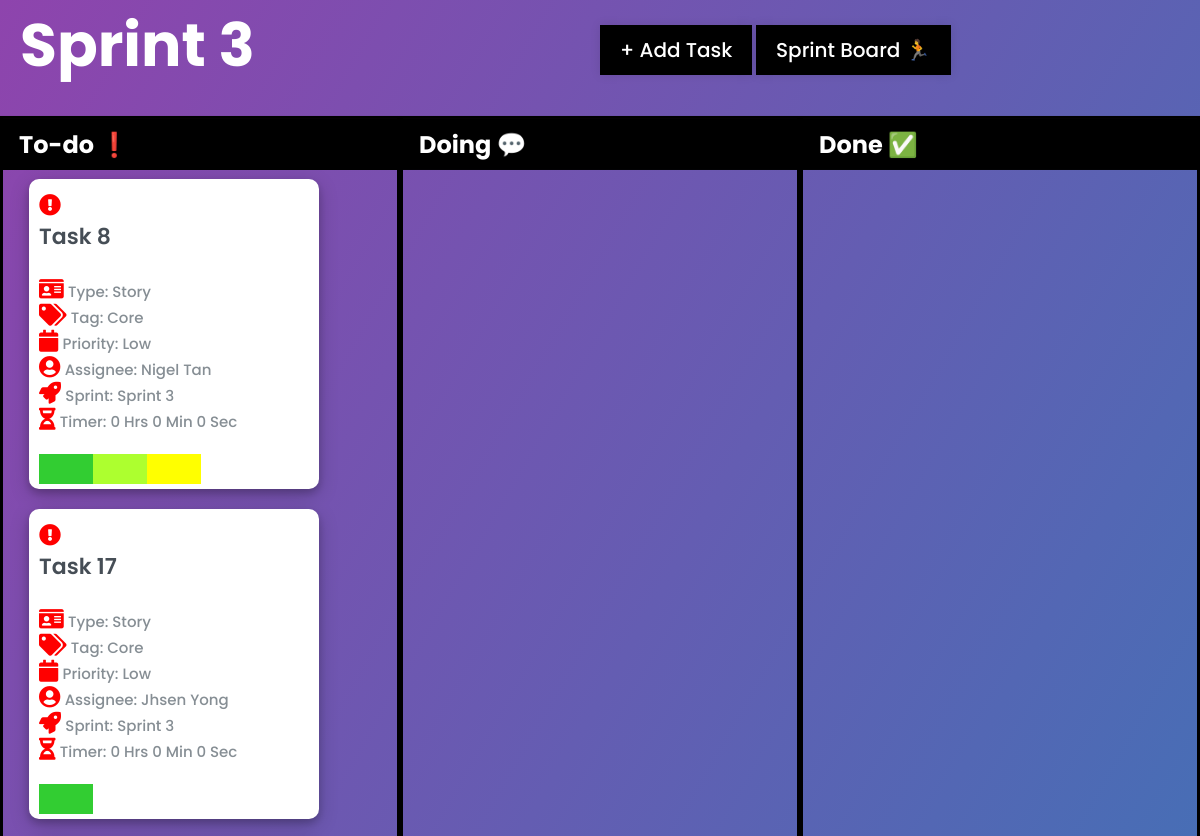
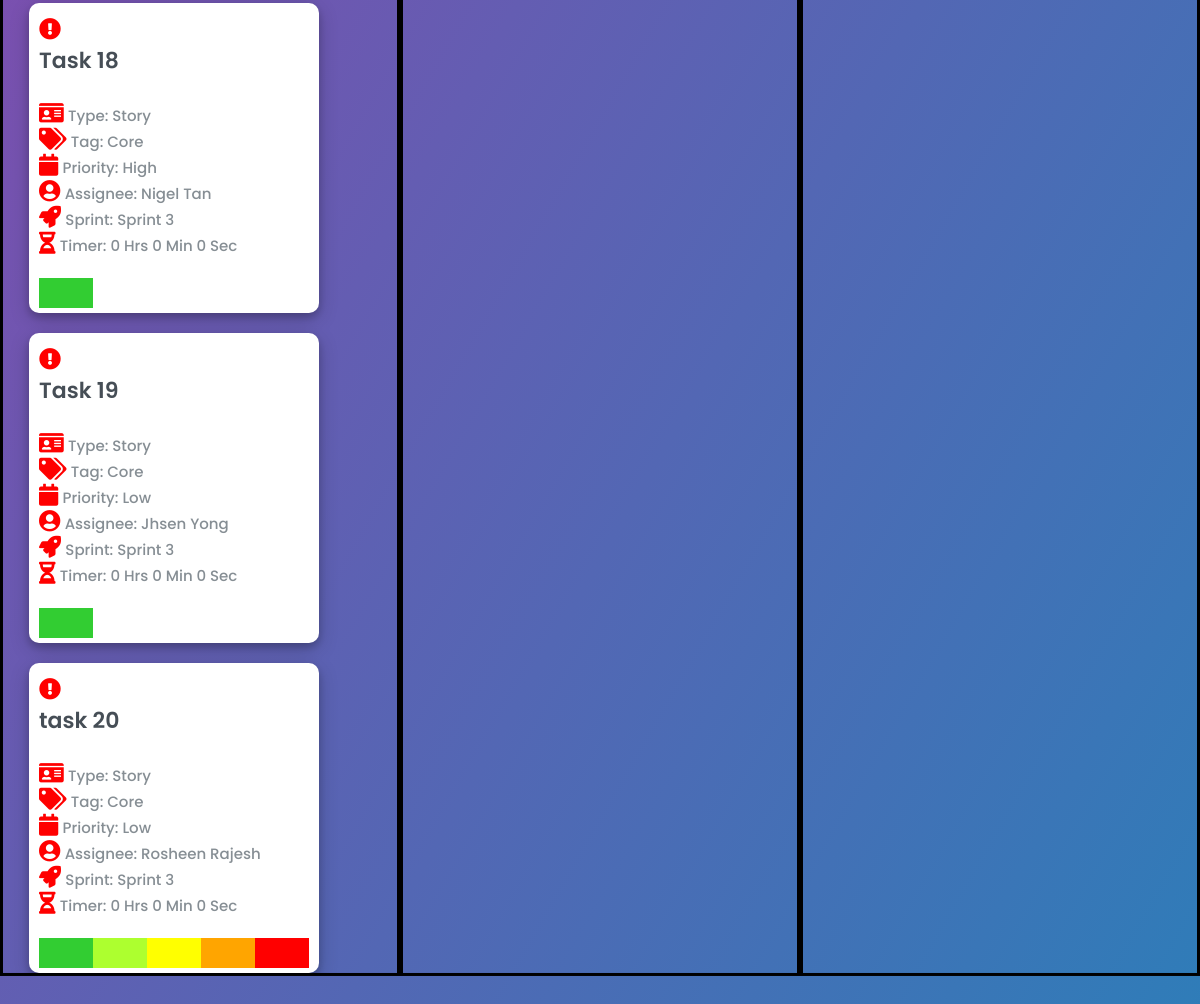
The page /kanban/5 on the database as committed earlier (2 pictures, top to bottom).
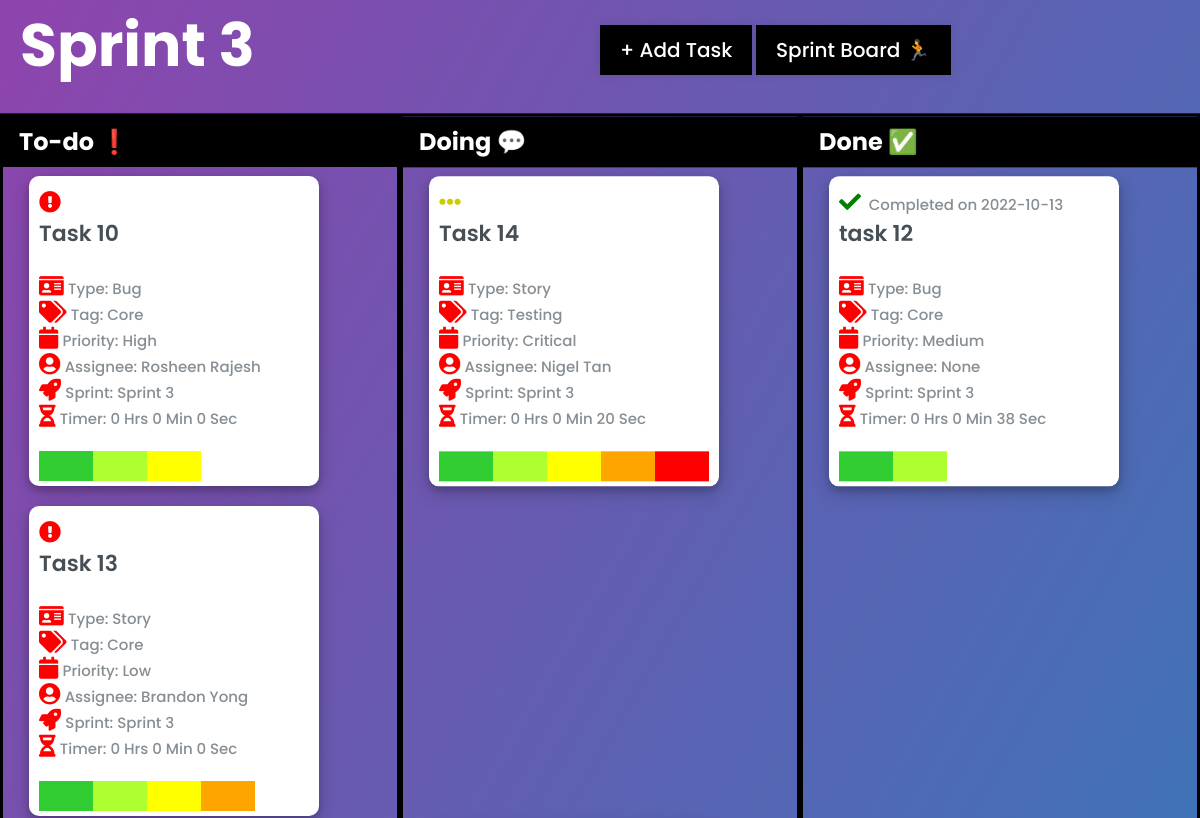
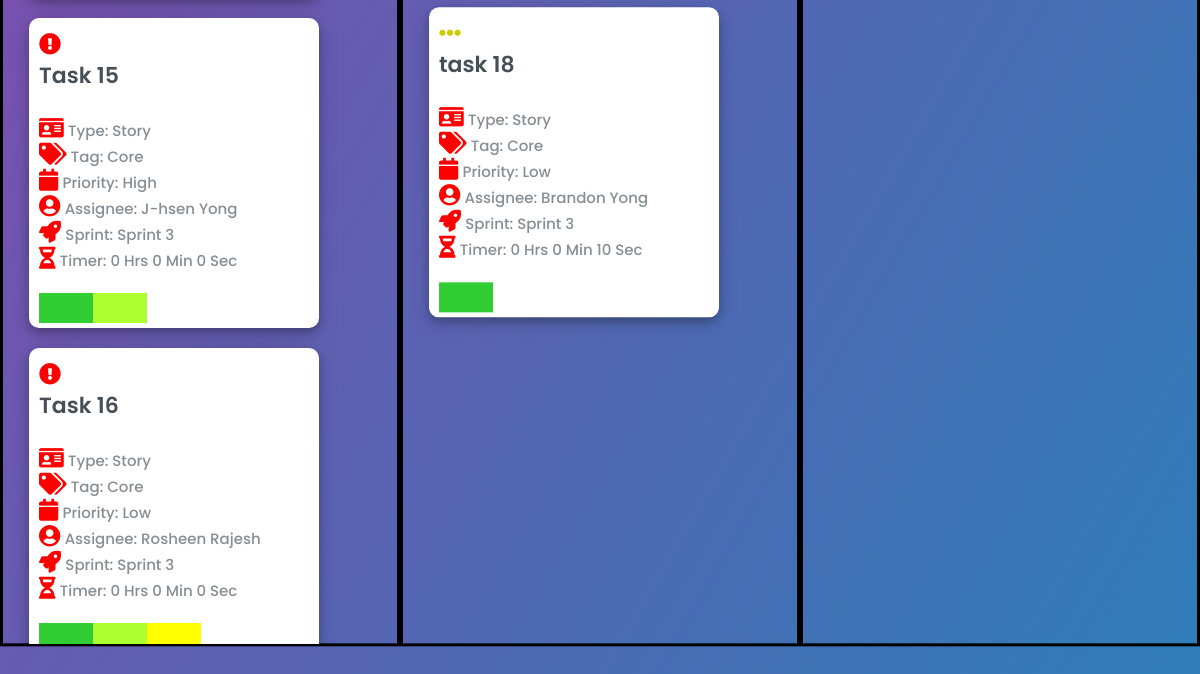
The same page on the database as committed later (2 pictures, top to bottom).
### tables this page shows
CREATE TABLE "card" (
	"card_id"	INTEGER NOT NULL UNIQUE,
	"card_name"	TEXT NOT NULL,
	"card_tag"	TEXT,
	"card_priority"	TEXT,
	"card_storypoint"	TEXT,
	"card_description"	TEXT,
	"card_status"	TEXT,
	"card_start"	TEXT,
	"card_stop"	TEXT,
	"card_elapsed"	BLOB,
	"list_id"	INTEGER,
	"user_username"	TEXT,
	"sprint_id"	INTEGER,
	"card_type"	INTEGER,
	"card_timer"	BLOB DEFAULT 0,
	PRIMARY KEY("card_id" AUTOINCREMENT),
	FOREIGN KEY("user_username") REFERENCES "User"("user_username") ON DELETE SET NULL,
	FOREIGN KEY("list_id") REFERENCES "List"("list_id") ON DELETE SET NULL,
	FOREIGN KEY("sprint_id") REFERENCES "Sprint"("sprint_id") ON DELETE SET NULL
);

CREATE TABLE "Sprint" (
	"sprint_id"	INTEGER NOT NULL UNIQUE,
	"sprint_name"	TEXT,
	"sprint_start"	TEXT,
	"sprint_end"	TEXT,
	"sprint_status"	TEXT,
	PRIMARY KEY("sprint_id" AUTOINCREMENT)
);

### app.py (the view)
@app.route('/kanban/<int:id>', methods=['GET', 'POST'])
def kanban(id):
    sprints = appDb.all_sprint()
    for sprint in sprints:
        if sprint[0] == id:
            sprint_name = sprint[1]
    tasks = appDb.all_cards()
    if request.method == "POST":
        task_id = request.form.get("add_task")
        appDb.update_card("sprint_id", id, task_id)
        return redirect(f"/kanban/{id}")
    else:
        return render_template('kanban.html', tasks=tasks, id=id, sprint_name=sprint_name, sprints=sprints)

### db.py (called while the page is built)
    def all_cards(self ) :
        try :
            self.cursor.execute(
                "SELECT * from CARD")
            return self.cursor.fetchall()
        except Exception as e :
            return e

    def all_sprint(self) :
        try :
            self.cursor.execute(
                "Select * from sprint")
            return self.cursor.fetchall()
        except Exception as e :
            return e

### templates/kanban.html (shortened to what the changed rows need)
{% extends "base.html" %}
{% block head %}
<link rel="stylesheet" href="https://use.fontawesome.com/releases/v5.15.4/css/all.css"/>
{% endblock %}
{%block body %}
<div class="kanban_page">
    <h1>{{sprint_name}}</h1>
     <div class="todo-container" >
        <div class="status">
            <h2>To-do &#10071</h2>
            {% for task in tasks %}
            {% if task[6] == "To do" and task[12] == id %}
            <div class="miniature_card">
                <div class="front_facing">
                    {% if task[6] == "To do" %}
                        <div><i class="fa fa-exclamation-circle" style="color:red; margin-top: 5px;"></i></div>
                    {% elif task[6] == "Doing" %}
                        <div><i class="fa fa-ellipsis-h" style="color: 	#CCCC00; margin-top: 5px;"></i></div>
                    {% else %}
                        <div><i class="fa fa-check" style="color:green; margin-top: 5px;"></i></div>
                    {% endif %}
                    <div class="card_text">
                        <h3 class="name">{{task[1]}}</h3>
                        <br>
                    </div>
                    <div class="tag_type_priority">
                        <i class="fa fa-id-card"></i>
                        <span class="quote2">Type: {{task[13]}}</span>
                        <br>
                        <i class="fa fa-tags"></i>
                        <span class="quote2">Tag: {{task[2]}}</span>
                        <br>
                        <i class="fa fa-calendar"></i>
                        <span class="quote2">Priority: {{task[3]}}</span>
                        <br>
                        <i class="fa fa-user-circle"></i>
                        <span class="quote2">Assignee: {{task[11]}}</span>
                        <br>
                        <i class="fa fa-rocket"></i>
                        {% if task[12] == None %}
                            <span class="quote2">Sprint: None</span>
                        {% else %}
                            {% for sprint in sprints %}
                                {% if task[12] == sprint[0] %}
                                    <span class="quote2">Sprint: {{sprint[1]}}</span>
                                {% endif %}
                            {% endfor %}
                        {% endif %}
                        <br>
                        <i class="fa fa-hourglass-half"></i>
                        {% if task[14] == 0 %}
                            <span class="quote2">Timer: 0 Hrs 0 Min 0 Sec</span>
                        {% else %}
                            {% set time = task[14]|int() %}
                            {% set time = time - 662400 %}
                            <span class="quote2">Timer: {{time // 3600}} Hrs {{(time // 60) - (60*(time // 3600))}} Min {{time % 60}} Sec</span>
                        {% endif %}
                        <br>
                        <div class="line">
                            {% if task[4] == "1" %}
                                <span class="color-1"></span>
                            {% elif task[4] == "2" %}
                                <span class="color-1"></span>
                                <span class="color-2"></span>
                            {% elif task[4] == "3" %}
                                <span class="color-1"></span>
                                <span class="color-2"></span>
                                <span class="color-3"></span>
                            {% elif task[4] == "4" %}
                                <span class="color-1"></span>
                                <span class="color-2"></span>
                                <span class="color-3"></span>
                                <span class="color-4"></span>
                            {% else %}
                                <span class="color-1"></span>
                                <span class="color-2"></span>
                                <span class="color-3"></span>
                                <span class="color-4"></span>
                                <span class="color-5"></span>
                            {% endif %}
                        </div>
                    </div>
                </div>
            </div>
            {% endif %}
            {% endfor %}
        </div>
        <div class="status">
            <h2>Doing &#128172</h2>
            {% for task in tasks %}
            {% if task[6] == "Doing" and task[12] == id %}
            <div class="miniature_card">
                <div class="front_facing">
                    {% if task[6] == "To do" %}
                        <div><i class="fa fa-exclamation-circle" style="color:red; margin-top: 5px;"></i></div>
                    {% elif task[6] == "Doing" %}
                        <div><i class="fa fa-ellipsis-h" style="color: 	#CCCC00; margin-top: 5px;"></i></div>
                    {% else %}
                        <div><i class="fa fa-check" style="color:green; margin-top: 5px;"></i></div>
                    {% endif %}
                    <div class="card_text">
                        <h3 class="name">{{task[1]}}</h3>
                        <br>
                    </div>
                    <div class="tag_type_priority">
                        <i class="fa fa-id-card"></i>
                        <span class="quote2">Type: {{task[13]}}</span>
                        <br>
                        <i class="fa fa-tags"></i>
                        <span class="quote2">Tag: {{task[2]}}</span>
                        <br>
                        <i class="fa fa-calendar"></i>
                        <span class="quote2">Priority: {{task[3]}}</span>
                        <br>
                        <i class="fa fa-user-circle"></i>
                        <span class="quote2">Assignee: {{task[11]}}</span>
                        <br>
                        <i class="fa fa-rocket"></i>
                        {% if task[12] == None %}
                            <span class="quote2">Sprint: None</span>
                        {% else %}
                            {% for sprint in sprints %}
                                {% if task[12] == sprint[0] %}
                                    <span class="quote2">Sprint: {{sprint[1]}}</span>
                                {% endif %}
                            {% endfor %}
                        {% endif %}
                        <br>
                        <i class="fa fa-hourglass-half"></i>
                        {% if task[14] == 0 %}
                            <span class="quote2">Timer: 0 Hrs 0 Min 0 Sec</span>
                        {% else %}
                            {% set time = task[14]|int() %}
                            {% set time = time - 662400 %}
                            <span class="quote2">Timer: {{time // 3600}} Hrs {{(time // 60) - (60*(time // 3600))}} Min {{time % 60}} Sec</span>
                        {% endif %}
                        <br>
                        <div class="line">
                            {% if task[4] == "1" %}
                                <span class="color-1"></span>
                            {% elif task[4] == "2" %}
                                <span class="color-1"></span>
                                <span class="color-2"></span>
                            {% elif task[4] == "3" %}
                                <span class="color-1"></span>
                                <span class="color-2"></span>
                                <span class="color-3"></span>
                            {% elif task[4] == "4" %}
                                <span class="color-1"></span>
                                <span class="color-2"></span>
                                <span class="color-3"></span>
                                <span class="color-4"></span>
                            {% else %}
                                <span class="color-1"></span>
                                <span class="color-2"></span>
                                <span class="color-3"></span>
                                <span class="color-4"></span>
                                <span class="color-5"></span>
                            {% endif %}
                        </div>
                    </div>
                </div>
            </div>
            {% endif %}
            {% endfor %}
        </div>
        <div class="status">
            <h2>Done &#9989</h2>
            {% for task in tasks %}
            {% if task[6] == "Done" and task[12] == id %}
            <div class="miniature_card">
                <div class="front_facing">
                    {% if task[6] == "To do" %}
                        <div><i class="fa fa-exclamation-circle" style="color:red; margin-top: 5px;"></i></div>
                    {% elif task[6] == "Doing" %}
                        <div><i class="fa fa-ellipsis-h" style="color: 	#CCCC00; margin-top: 5px;"></i></div>
                    {% else %}
                    <div><i class="fa fa-check" style="color:green; margin-top: 5px;"></i><span class="quote2">&nbsp;&nbsp;Completed on {{task[9]}}</span></div>
                    {% endif %}
                    <div class="card_text">
                        <h3 class="name">{{task[1]}}</h3>
                        <br>
                    </div>
                    <div class="tag_type_priority">
                        <i class="fa fa-id-card"></i>
                        <span class="quote2">Type: {{task[13]}}</span>
                        <br>
                        <i class="fa fa-tags"></i>
                        <span class="quote2">Tag: {{task[2]}}</span>
                        <br>
                        <i class="fa fa-calendar"></i>
                        <span class="quote2">Priority: {{task[3]}}</span>
                        <br>
                        <i class="fa fa-user-circle"></i>
                        <span class="quote2">Assignee: {{task[11]}}</span>
                        <br>
                        <i class="fa fa-rocket"></i>
                        {% if task[12] == None %}
                            <span class="quote2">Sprint: None</span>
                        {% else %}
                            {% for sprint in sprints %}
                                {% if task[12] == sprint[0] %}
                                    <span class="quote2">Sprint: {{sprint[1]}}</span>
                                {% endif %}
                            {% endfor %}
                        {% endif %}
                        <br>
                        <i class="fa fa-hourglass-half"></i>
                        {% if task[14] == 0 %}
                            <span class="quote2">Timer: 0 Hrs 0 Min 0 Sec</span>
                        {% else %}
                            {% set time = task[14]|int() %}
                            {% set time = time - 662400 %}
                            <span class="quote2">Timer: {{time // 3600}} Hrs {{(time // 60) - (60*(time // 3600))}} Min {{time % 60}} Sec</span>
                        {% endif %}
                        <br>
                        <div class="line">
                            {% if task[4] == "1" %}
                                <span class="color-1"></span>
                            {% elif task[4] == "2" %}
                                <span class="color-1"></span>
                                <span class="color-2"></span>
                            {% elif task[4] == "3" %}
                                <span class="color-1"></span>
                                <span class="color-2"></span>
                                <span class="color-3"></span>
                            {% elif task[4] == "4" %}
                                <span class="color-1"></span>
                                <span class="color-2"></span>
                                <span class="color-3"></span>
                                <span class="color-4"></span>
                            {% else %}
                                <span class="color-1"></span>
                                <span class="color-2"></span>
                                <span class="color-3"></span>
                                <span class="color-4"></span>
                                <span class="color-5"></span>
                            {% endif %}
                        </div>
                    </div>
                </div>
            </div>
            {% endif %}
            {% endfor %}
    </div>
</div>
<div class="return_button">
    <a href="http://127.0.0.1:5000/sprint-board">Sprint Board &#127939</a>
</div>
<label for="add_task_check" class="show_add_task_btn2">+ Add Task</label>
{% endblock %}

Rows that differ between the two databases and show on the page:
no longer on this page (row edited): card: card_status "To do" (drawn), card_name "Task 8", card_type "Story", card_tag "Core", card_priority "Low", user_username "Nigel Tan", card_timer "Timer: 0 Hrs 0 Min 0 Sec", card_storypoint "3" (drawn), Sprint (sprint_name "Sprint 3"), shown under "To-do ❗"
removed card: card_status "To do" (drawn), card_name "Task 17", card_type "Story", card_tag "Core", card_priority "Low", user_username "Jhsen Yong", card_timer "Timer: 0 Hrs 0 Min 0 Sec", card_storypoint "1" (drawn), Sprint (sprint_name "Sprint 3"), shown under "To-do ❗"
removed card: card_status "To do" (drawn), card_name "Task 18", card_type "Story", card_tag "Core", card_priority "High", user_username "Nigel Tan", card_timer "Timer: 0 Hrs 0 Min 0 Sec", card_storypoint "1" (drawn), Sprint (sprint_name "Sprint 3"), shown under "To-do ❗"
removed card: card_status "To do" (drawn), card_name "Task 19", card_type "Story", card_tag "Core", card_priority "Low", user_username "Jhsen Yong", card_timer "Timer: 0 Hrs 0 Min 0 Sec", card_storypoint "1" (drawn), Sprint (sprint_name "Sprint 3"), shown under "To-do ❗"
removed card: card_status "To do" (drawn), card_name "task 20", card_type "Story", card_tag "Core", card_priority "Low", user_username "Rosheen Rajesh", card_timer "Timer: 0 Hrs 0 Min 0 Sec", card_storypoint "5" (drawn), Sprint (sprint_name "Sprint 3"), shown under "To-do ❗"
now on this page (row edited): card: card_status "To do" (drawn), card_name "Task 10", card_type "Bug", card_tag "Core", card_priority "High", user_username "Rosheen Rajesh", card_timer "Timer: 0 Hrs 0 Min 0 Sec", card_storypoint "3" (drawn), Sprint (sprint_name "Sprint 3"), shown under "To-do ❗"
now on this page (row edited): card: card_status "To do" (drawn), card_name "Task 13", card_type "Story", card_tag "Core", card_priority "Low", user_username "Brandon Yong", card_timer "Timer: 0 Hrs 0 Min 0 Sec", card_storypoint "4" (drawn), Sprint (sprint_name "Sprint 3"), shown under "To-do ❗"
now on this page (row edited): card: card_status "To do" (drawn), card_name "Task 15", card_type "Story", card_tag "Core", card_priority "High", user_username "J-hsen Yong", card_timer "Timer: 0 Hrs 0 Min 0 Sec", card_storypoint "2" (drawn), Sprint (sprint_name "Sprint 3"), shown under "To-do ❗"
now on this page (row edited): card: card_status "To do" (drawn), card_name "Task 16", card_type "Story", card_tag "Core", card_priority "Low", user_username "Rosheen Rajesh", card_timer "Timer: 0 Hrs 0 Min 0 Sec", card_storypoint "3" (drawn), Sprint (sprint_name "Sprint 3"), shown under "To-do ❗"
now on this page (row edited): card: card_status "Doing" (drawn), card_name "Task 14", card_type "Story", card_tag "Testing", card_priority "Critical", user_username "Nigel Tan", time "0", value "0", time "20", card_storypoint "5" (drawn), Sprint (sprint_name "Sprint 3"), shown under "Doing 💬"
added card: card_status "Doing" (drawn), card_name "task 18", card_type "Story", card_tag "Core", card_priority "Low", user_username "Brandon Yong", time "0", value "0", time "10", card_storypoint "1" (drawn), Sprint (sprint_name "Sprint 3"), shown under "Doing 💬"
now on this page (row edited): card: card_elapsed "2022-10-13", card_name "task 12", card_type "Bug", card_tag "Core", card_priority "Medium", task "None", time "0", value "0", time "38", card_storypoint "2" (drawn), Sprint (sprint_name "Sprint 3"), shown under "Done ✅"
